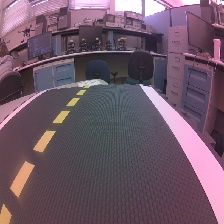
#> input picture Test_Lane_Images/image_1.jpg, 224 x 224 px; the run also reads 1 picture not shown here
$ jupyter execute --allow-errors Module6_Aelmiger.ipynb   (older library calls are emulated)
#> lines starting #> are read from the running program, lines starting #| are printed output that depends on the picture; after the words box and inside, x2 and y2 are one past the last pixel; in counts of white or black regions, pixels touching at a corner belong together
[cell 1]
import numpy as np
import cv2
from scipy.optimize import lsq_linear
# from jetbot import Robot, Camera, bgr8_to_jpeg
from IPython.display import display, Image, clear_output
import CP_constants as const
from collections import deque
import ipywidgets as widgets

def bgr8_to_jpeg(image, quality=90):
    if image is None or not isinstance(image, np.ndarray):
        raise ValueError("Invalid image for JPEG encoding")

    if image.dtype != np.uint8:
        image = np.clip(image, 0, 255).astype(np.uint8)

    if len(image.shape) == 2:
        image = cv2.cvtColor(image, cv2.COLOR_GRAY2BGR)

    encode_params = [int(cv2.IMWRITE_JPEG_QUALITY), quality]
    success, jpeg = cv2.imencode('.jpg', image, encode_params)
    if not success:
        raise ValueError("JPEG encoding failed")
    return jpeg.tobytes()

[cell 2]
image = cv2.imread('Test_Lane_Images/image_1.jpg')
#> image is the input picture: shape (224, 224, 3); mean B, G, R 103.7, 88.8, 111.3
display(Image(data=bgr8_to_jpeg(image)))
#> in bgr8_to_jpeg, `success, jpeg = cv2.imencode('.jpg', image, encode_params)`: jpeg = 18696 values, max 255 at index 0, min 0 at index 4, mean 126.4

[cell 3]
"""

 Title: Lane Detection Algorithm
 Author: Anton Elmiger
 Created: 2020-05-26

 Information: Class that extracts a lane from an edge image
              and calculates the corresponding hyperbola-pair parameters

              Lane Model is described in this paper https://ieeexplore.ieee.org/abstract/document/1689679
              and in the wiki of github

"""


class Lane_Detection:
    def __init__(self):
        self.v = np.arange(0, const.IMAGE_HEIGHT, 1)  # vertical points
        self.u = np.arange(0, const.IMAGE_WIDTH, 1)  # horizontal points

        self.threshold = const.BOUNDARY_THRESH
        self.lane_width = const.LANE_WIDTH

        self.h = const.HORIZON # h-horizon height
        self.k = 0  # k-curvature of lane
        self.bl = 0 # b-skew of left lane
        self.br = 0 # b-skew of right lane
        self.bc = 0 # b-skew of lane center
        self.c = 0 # c-horizontal offset of lane

        self.bcdq = deque(maxlen=const.FILTER_STRENGTH)
        self.bldq = deque(maxlen=const.FILTER_STRENGTH)
        self.brdq = deque(maxlen=const.FILTER_STRENGTH)

        self.left_lane_points = np.array([])
        self.right_lane_points = np.array([])

        self.lane = np.array([])

        # Bounds for the solving of hyperbola-pair parameters
        # [k,bl,br,c]
        # The constraint on c dramatically increases robustness
        self.low_b = np.array([-500000, -8, -8, const.IMAGE_WIDTH/2 -20])
        self.up_b = np.array([500000, 8, 8, const.IMAGE_WIDTH/2 +20])

    # Calculate lane hyperbola for given parameters
    def hyperbola_pair(self, b, v_values=None):
        if v_values is None:
            v_values = self.v
        return self.k / (v_values - self.h + 1e-6) + b * (v_values - self.h) + self.c


    # Function finds lane points in an edge image and classifies them to left and right lane
    # This function is used if no lane estimate exists, or the estimation is odd
    def get_initial_lane_points(self, edge_image):
        image_height = edge_image.shape[0]
        image_width = edge_image.shape[1]

        # initialize lane arrays
        left_lane_points = np.empty((image_height, 1))
        left_lane_points[:] = np.nan
        right_lane_points = np.empty((image_height, 1))
        right_lane_points[:] = np.nan

        lane_numbers = np.arange(image_width)
        edge_image = edge_image / 255

        for row in range(image_height-1, -1, -1):
            curr_row = edge_image[row, :]
            mid_x = image_width // 2

            edge_indices = np.where(curr_row > 0)[0]
            if edge_indices.size == 0:
                continue

            left_candidates = edge_indices[edge_indices < mid_x]
            right_candidates = edge_indices[edge_indices >= mid_x]

            if left_candidates.size > 0:
                left_lane_points[row] = np.max(left_candidates)
            if right_candidates.size > 0:
                right_lane_points[row] = np.min(right_candidates)

            if row == 300:
                break

        self.left_lane_points = left_lane_points
        self.right_lane_points = right_lane_points

    # # Function finds lane points in an edge image and classifies them to left and right lane
    # def lane_points(self, edge_image):
    #     image_height = edge_image.shape[0]

    #     # initialize lane arrays
    #     left_lane_points = np.empty((image_height, 1))
    #     left_lane_points[:] = np.nan
    #     right_lane_points = np.empty((image_height, 1))
    #     right_lane_points[:] = np.nan

    #     # get the "bounding" lanes to filter outliers
    #     # only points between the bounds are considered inliers
    #     left_max_bound, left_min_bound, right_max_bound, right_min_bound = self.generate_bounding_lanes()

    #     # only considere points that are below the horizon (plus some extra space for robustness) if the horizon is in the image
    #     horizon_index = int(max(self.h+20,0))

    #     # get the 2D image position of edge pixels that are below the horizon index
    #     nonzero = cv2.findNonZero(edge_image[horizon_index:]).reshape((-1,2)).T
    #     # offset the Y-Coordinate by the horizon index
    #     nonzero[1] += horizon_index

    #     # classify all points in left bounding area as left lane points
    #     left_p = nonzero.T[(nonzero[0] < left_max_bound[nonzero[1]]) & (nonzero[0] > left_min_bound[nonzero[1]])]

    #     # classify all points in right bounding area as left right points
    #     # the flipping of the array is imortant for the next step
    #     right_p = np.flipud(nonzero.T[(nonzero[0] < right_max_bound[nonzero[1]]) & (nonzero[0] > right_min_bound[nonzero[1]])])

    #     # for each vertical row in the image that contains a left lane point ->
    #     # place the point that is closest the the centerline into the left lane points array
    #     np.put(left_lane_points,left_p[:,1],left_p[:,0])

    #     # for each vertical row in the image that contains a right lane point ->
    #     # place the point that is closest the the centerline into the right lane points array
    #     np.put(right_lane_points,right_p[:,1],right_p[:,0])

    #     self.left_lane_points = left_lane_points
    #     self.right_lane_points = right_lane_points
    # [66 lines left out: functions lane_points, generate_bounding_lanes, not called in this run]


    # Function solves for hyperbola-pair lane parameters
    # More info is in the paper listed at the top of this file
    def solve_lane(self):
        # generate matrices for lsq solver
        A, b = self.preprocess_for_solving()
        # returning the solved parameters (k,bl,br,c)
        self.solving_lane_params(A, b)

    # [41 lines of commented-out code are left out]
    def preprocess_for_solving(self):
        l = self.left_lane_points
        r = self.right_lane_points
        print(l)

        v_l = self.v[:l.shape[0]]
        v_r = self.v[:r.shape[0]]

        l_ind = (~np.isnan(l)).flatten()
        r_ind = (~np.isnan(r)).flatten()

        l_num = l[l_ind]
        r_num = r[r_ind]
        vl = v_l[l_ind]
        vr = v_r[r_ind]

        epsilon = 2
        l_valid = np.abs(vl - self.h) > epsilon
        r_valid = np.abs(vr - self.h) > epsilon

        vl = vl[l_valid]
        vr = vr[r_valid]
        l_num = l_num[l_valid]
        r_num = r_num[r_valid]

        if len(vl) == 0 or len(vr) == 0:
            raise ValueError("No valid points to fit lane model.")

        l_num = l_num.reshape((-1, 1))
        r_num = r_num.reshape((-1, 1))
        vl = vl.reshape(l_num.shape)
        vr = vr.reshape(r_num.shape)

        lh = (vl - self.h)
        rh = (vr - self.h)
        lA = 1 / lh
        rA = 1 / rh

        LA = np.hstack([lA, lh, np.zeros_like(lh), np.ones_like(lh)])
        RA = np.hstack([rA, np.zeros_like(rh), rh, np.ones_like(rh)])

        A = np.vstack([LA, RA])
        b = np.concatenate((l_num, r_num)).flatten()

        return A.astype(np.float64), b.astype(np.float64)


    def solving_lane_params(self, A, b):
        x = lsq_linear(A, b, bounds=(self.low_b, self.up_b), method='bvls', max_iter = 3).x
        # set new lane model param from least square solution
        self.k = x[0]
        self.bl=x[1]
        self.br=x[2]
        self.c = x[3]
        self.bc = (x[1]+x[2])/2
        # calc lane points
        self.v_fit = self.v[self.v > self.h + 2]
        self.lane = self.hyperbola_pair(self.bc, self.v_fit)

        # [8 lines of commented-out code are left out]
    def lane_sanity_checks(self,edge_image):
        #lane not found
        if self.k == 0:
            self.get_initial_lane_points(edge_image)
            self.solve_lane()

        #Only one lane found
        self.interpolate_missing_lane()

        #Lane width not correct size
        self.adjust_lane_width()

        #Vehicle not on lane -> recenter lane line
        self.recenter_lane()

        #smooth lane
        self.filter_lane()

        self.lane = self.hyperbola_pair(self.bc)

    def interpolate_missing_lane(self):
        #Only one lane found
        if ~np.isfinite(self.left_lane_points).any():
            self.bl = self.br-self.lane_width-0.3
            self.bc = (self.bl+self.br)/2
        if ~np.isfinite(self.right_lane_points).any():
            self.br = self.bl+self.lane_width+0.3
            self.bc = (self.bl+self.br)/2

    def adjust_lane_width(self):
        #Lane width not correct size
        if abs(self.bl-self.br)<(self.lane_width*0.8) or abs(self.bl-self.br)>(self.lane_width)*1.2:
            length_l = np.count_nonzero(~np.isnan(self.left_lane_points))
            length_r = np.count_nonzero(~np.isnan(self.right_lane_points))
            if length_l > length_r:
                self.br = self.bl+self.lane_width
            else:
                self.bl = self.br-self.lane_width
            self.bc = (self.bl+self.br)/2

    def recenter_lane(self):
        #Vehicle not on lane -> recenter lane line
        if self.bc > (self.lane_width/1.1):
            self.bl=self.bl-self.lane_width
            self.br=self.br-self.lane_width

        if self.bc < (-self.lane_width/1.1):
            self.bl=self.bl+self.lane_width
            self.br=self.br+self.lane_width

    def filter_lane(self):
        self.bc = (self.bl+self.br)/2
        self.bcdq.append(self.bc)
        self.bc = sum(bc for bc in self.bcdq)/len(self.bcdq)
        self.bldq.append(self.bl)
        self.bl = sum(bc for bc in self.bldq)/len(self.bldq)
        self.brdq.append(self.br)
        self.br = sum(bc for bc in self.brdq)/len(self.brdq)

[cell 4]
"""

 Title: Transform Points
 Author: Anton Elmiger
 Created: 2020-05-26

 Information: Class used to transform Points between camera space and world
              space
"""
from scipy.spatial.transform import Rotation as R


class Transform_Points:
    def __init__(self,_cam_angle=45):
        # cam angle from horizontal down in [degrees]]
        cam_angle = _cam_angle

        self.rot_mat_inv = R.from_euler(
            'xyz', [-90-cam_angle, 0, -90], degrees=True).as_matrix()
        self.rot_mat = np.linalg.inv(self.rot_mat_inv)

        # fov = 160 #fov in degrees/2
        width = const.IMAGE_WIDTH
        height = const.IMAGE_HEIGHT
        aspect_ratio = width / height
        fx = 417/2  # width / (np.tan(np.radians(fov) / 2) * 2)
        fy = fx
        self.cameraMatrix = np.array(
            [[fx, 0, width / 2], [0, fy, height / 2], [0, 0, 1]])
        self.cameraMatrixInv = np.linalg.inv(self.cameraMatrix)
        self.tt = -np.array([[0.182], [0.], [0.195]])
        self.rotationMatrix = self.rot_mat  # np.empty([3, 3])
        self.tvec = self.rotationMatrix @ self.tt
        self.rotationMatrixInv = np.linalg.inv(self.rotationMatrix)

        self.poly_koeff = np.array([0.0, 0.0, 0.0])

    def imagePoint_to_worldPoint(self, imgPoints):
        imgPoints = imgPoints.T
        n, m = imgPoints.shape

        imgPoints = np.vstack([imgPoints, np.ones((1, m))])
        leftSideMat = self.rotationMatrixInv.dot(
            self.cameraMatrixInv).dot(imgPoints)
        rightSideMat = self.rotationMatrixInv.dot(self.tvec)
        s = (0 + rightSideMat[2, 0])/leftSideMat[2, :]
        return self.rotationMatrixInv.dot(s*self.cameraMatrixInv.dot(imgPoints)-self.tvec)

    # [5 lines left out: function worldPoint_to_imagePoint, not called in this run]

    def transform_lane_to_poly(self, lane_class):
        lane_points = np.hstack((lane_class.lane.reshape(
            (-1, 1)), lane_class.v.reshape((-1, 1))))
        lane_points = lane_points[int(max(-const.HORIZON+20, 20)):, :]
        worldCoord = self.imagePoint_to_worldPoint(lane_points).T
        self.poly_koeff = np.polyfit(worldCoord[:, 0], worldCoord[:, 1], 2)

    def send_lane_tcp(self, conn):
        conn.sendall(self.poly_koeff.astype(np.float64).tobytes())

[cell 5]
"""

 Title: Visualization Class
 Author: Anton Elmiger
 Created: 2020-05-21

 Information: Class to visualize the opencv images

"""
import math


class Visualization:
        def __init__(self):
            self.array_of_imgs = []
            self.vidArray = []

        def clear_imgs(self):
            self.array_of_imgs = []

        # [5 lines left out: function append_img, not called in this run]

        # [13 lines of commented-out code are left out]

        def draw_lane_lines(self, img, lane_class):
            v = lane_class.v
            lane_c = lane_class.hyperbola_pair(lane_class.bc)
            lane_r = lane_class.hyperbola_pair(lane_class.br)
            lane_l = lane_class.hyperbola_pair(lane_class.bl)

            def build_draw_points(u, v):
                return np.vstack([u, v]).T.astype(np.int32)

            draw_points_c = build_draw_points(lane_c, v)
            draw_points_r = build_draw_points(lane_r, v)
            draw_points_l = build_draw_points(lane_l, v)

            cv2.polylines(img, [draw_points_c], False, (0, 255, 0), 10)  # green = center
            cv2.polylines(img, [draw_points_l], False, (255, 0, 0), 4)   # blue = left
            cv2.polylines(img, [draw_points_r], False, (0, 0, 255), 4)   # red = right


        # [8 lines of commented-out code are left out]
        def draw_lane_points(self, img, lane_class):
            # Draw left lane points
            for y, x in enumerate(lane_class.left_lane_points.reshape(-1)):
                if np.isfinite(x):
                    cv2.circle(img, (int(x), y), 1, (255, 0, 0), -1)  # Blue

            # Draw right lane points
            for y, x in enumerate(lane_class.right_lane_points.reshape(-1)):
                if np.isfinite(x):
                    cv2.circle(img, (int(x), y), 1, (0, 0, 255), -1)  # Red


        # [20 lines left out: functions show_imgs, write_video, not called in this run]

        def draw_debug_info(self, img, lane_class):
            font = cv2.FONT_HERSHEY_SIMPLEX
            scale = 0.6
            color = (255, 255, 255)
            thickness = 1
            line = 25
            x0, y0 = 20, 30

            # Unpack params
            k = lane_class.k
            bl = lane_class.bl
            br = lane_class.br
            bc = lane_class.bc
            c = lane_class.c
            h = lane_class.h

            # Compute residuals
            l_mask = ~np.isnan(lane_class.left_lane_points.reshape(-1))
            r_mask = ~np.isnan(lane_class.right_lane_points.reshape(-1))

            v = lane_class.v
            l_v = v[l_mask]
            r_v = v[r_mask]

            l_u = lane_class.left_lane_points[l_mask].reshape(-1)
            r_u = lane_class.right_lane_points[r_mask].reshape(-1)

            if len(l_v) > 0:
                l_pred = k / (l_v - h + 1e-6) + bl * (l_v - h) + c
                l_error = np.mean(np.abs(l_u - l_pred))
            else:
                l_error = float('nan')

            if len(r_v) > 0:
                r_pred = k / (r_v - h + 1e-6) + br * (r_v - h) + c
                r_error = np.mean(np.abs(r_u - r_pred))
            else:
                r_error = float('nan')

            # Print lane model parameters
            info = [
                f"k: {k:.2f}",
                f"bl: {bl:.2f}, br: {br:.2f}, bc: {bc:.2f}",
                f"c: {c:.2f}, h: {h}",
                f"Left fit error: {l_error:.2f}",
                f"Right fit error: {r_error:.2f}",
                f"u(v) = k/(v-h) + bc*(v-h) + c"
            ]

            for i, text in enumerate(info):
                y = y0 + i * line
                # cv2.putText(img, text, (x0, y), font, scale, color, thickness, cv2.LINE_AA)
                print(text)

[cell 6]
def detect_lane_markings(image: np.ndarray):
    """
    Args:
        image: An image from the robot's camera in the BGR color space (numpy.ndarray)
    Return:
        left_masked_img:   Masked image for the dashed-yellow line (numpy.ndarray)
        right_masked_img:  Masked image for the solid-white line (numpy.ndarray)
    """
    h, w, _ = image.shape
    # print(image.shape)
    # h,  w = img.shape[:2]
    newcameramtx, roi = cv2.getOptimalNewCameraMatrix(np.array(const.mtx), np.array(const.dist), (w,h), 1, (w,h))

    # undistort
    dst = cv2.undistort(image, np.array(const.mtx), np.array(const.dist), None, newcameramtx)
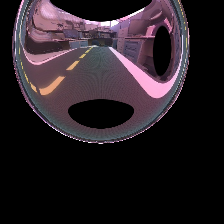
#> dst: shape (224, 224, 3); mean B, G, R 36.4, 31, 39.6
    # display(Image(data=bgr8_to_jpeg(dst)))

    # crop the image
    x, y, w, h = roi
    dst = dst[y:y+h, x:x+w]
#> dst: shape (58, 67, 3)
    # display(Image(data=bgr8_to_jpeg(dst)))

    imgbgr = dst

    # Convert the image to HSV for any color-based filtering
    imghsv = cv2.cvtColor(imgbgr, cv2.COLOR_BGR2HSV)
#> imghsv: shape (58, 67, 3); mean H, S, V 140, 53.3, 108.4

    # Most of our operations will be performed on the grayscale version
    imggray = cv2.cvtColor(imgbgr, cv2.COLOR_BGR2GRAY)
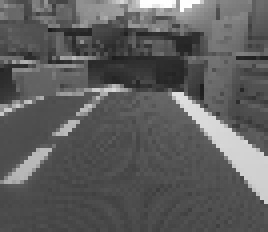
#> imggray: shape (58, 67) (shown 4 times larger); min 28, max 254, mean 93.6

    horizon_X = 40
    mask_ground = np.zeros((h, w), dtype=np.uint8)
    mask_ground[int(h - horizon_X) :, :] = 1
    # print(h," " ,w," " ,int(h - horizon_X[0]))

    sigma = 8  # CHANGE ME

    # Smooth the image using a Gaussian kernel
    img_gaussian_filter = cv2.GaussianBlur(imggray, (0, 0), sigma)
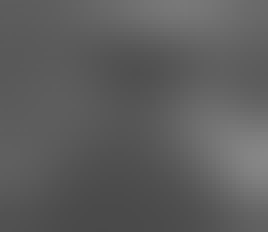
#> img_gaussian_filter: shape (58, 67) (shown 4 times larger); min 73, max 134, mean 93.3

    # Convolve the image with the Sobel operator (filter) to compute the numerical derivatives in the x and y directions
    sobelx = cv2.Sobel(img_gaussian_filter, cv2.CV_64F, 1, 0)
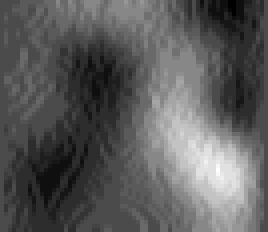
#> sobelx: shape (58, 67) float64 (shown 4 times larger); min -10, max 24, mean 2.2; drawn with min black and max white
    sobely = cv2.Sobel(img_gaussian_filter, cv2.CV_64F, 0, 1)
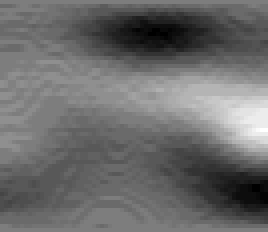
#> sobely: shape (58, 67) float64 (shown 4 times larger); min -27, max 28, mean -3.7; drawn with min black and max white

    # Compute the magnitude of the gradients
    Gmag = np.sqrt(sobelx * sobelx + sobely * sobely)
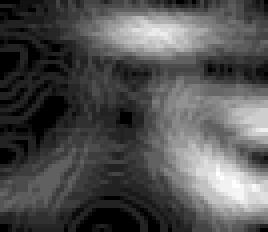
#> Gmag: shape (58, 67) float64 (shown 4 times larger); min 0, max 29.83, mean 9.5; drawn with min black and max white

    threshold_left = 5  # CHANGE ME
    mask_mag_left = Gmag > threshold_left
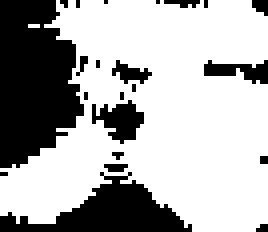
#> mask_mag_left: shape (58, 67) bool (shown 4 times larger); 68.1% white; 22 black regions (17 under 20 px), largest, box (x1, y1, x2, y2) and area: (0, 0, 21, 42) 669, (0, 43, 48, 58) 330, (23, 25, 36, 36) 81, (51, 15, 67, 21) 55, (28, 15, 38, 21) 30
    threshold_right = 5
    mask_mag_right = Gmag > threshold_right

    white_lower_hsv = np.array([15, 3, 166])  # CHANGE ME
    white_upper_hsv = np.array([179, 116, 255])  # CHANGE ME
    yellow_lower_hsv = np.array([10, 75, 50])        # CHANGE ME
    yellow_upper_hsv = np.array([35, 255, 255])  # CHANGE ME

    mask_white = cv2.inRange(imghsv, white_lower_hsv, white_upper_hsv)
#> mask_white: shape (58, 67); 10.1% white; 21 white regions (19 under 20 px), largest, box (x1, y1, x2, y2) and area: (43, 23, 67, 51) 179, (19, 0, 54, 7) 131
    mask_yellow = cv2.inRange(imghsv, yellow_lower_hsv, yellow_upper_hsv)
#> mask_yellow: shape (58, 67); 1.8% white in thin lines or dots, all inside (x1, y1, x2, y2) = (1, 24, 26, 47)

    mask_left = np.ones(sobelx.shape)
    mask_left[:, int(np.floor(w / 2)) : w + 1] = 0
    mask_right = np.ones(sobelx.shape)
    mask_right[:, 0 : int(np.floor(w / 2))] = 0

    mask_sobelx_pos = sobelx > 0
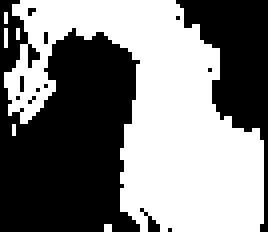
#> mask_sobelx_pos: shape (58, 67) bool (shown 4 times larger); 49.8% white; 6 white regions (5 under 20 px), largest, box (x1, y1, x2, y2) and area: (1, 0, 66, 58) 1916
    mask_sobelx_neg = sobelx < 0
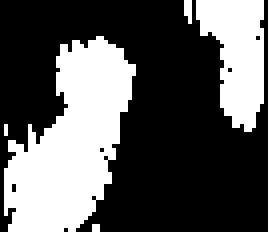
#> mask_sobelx_neg: shape (58, 67) bool (shown 4 times larger); 35% white; 5 white regions (3 under 20 px), largest, box (x1, y1, x2, y2) and area: (1, 9, 34, 58) 968, (49, 0, 66, 33) 374
    mask_sobely_neg = sobely < 0
#> mask_sobely_neg: shape (58, 67) bool; 64.3% white; 7 black regions (4 under 20 px), largest, box (x1, y1, x2, y2) and area: (0, 10, 67, 41) 1156, (0, 52, 67, 58) 134, (0, 0, 67, 5) 87

    mask_left_edge = mask_ground * mask_left * mask_mag_left * mask_sobelx_neg * mask_sobely_neg * mask_yellow
#> mask_left_edge: shape (58, 67) float64; 1.3% white in thin lines or dots, all inside (x1, y1, x2, y2) = (1, 27, 23, 47)
    mask_right_edge = mask_ground * mask_right * mask_mag_right * mask_sobelx_pos * mask_sobely_neg * mask_white
#> mask_right_edge: shape (58, 67) float64; 1.7% white; 2 white regions (1 under 20 px), largest, box (x1, y1, x2, y2) and area: (54, 36, 66, 50) 64
    mask_lanes = np.uint8((mask_left_edge + mask_right_edge) > 0) * 255
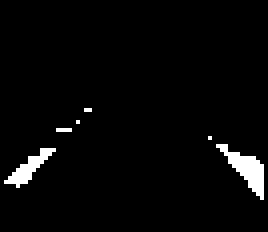
#> mask_lanes: shape (58, 67) (shown 4 times larger); 3% white; 6 white regions (4 under 20 px), largest, box (x1, y1, x2, y2) and area: (54, 36, 66, 50) 64, (1, 37, 14, 47) 44
    test_image = imggray*mask_ground*mask_right
    masked_image = cv2.bitwise_and(imggray, imggray, mask=mask_lanes)
#> (the rest of the program and of its run is left out)
